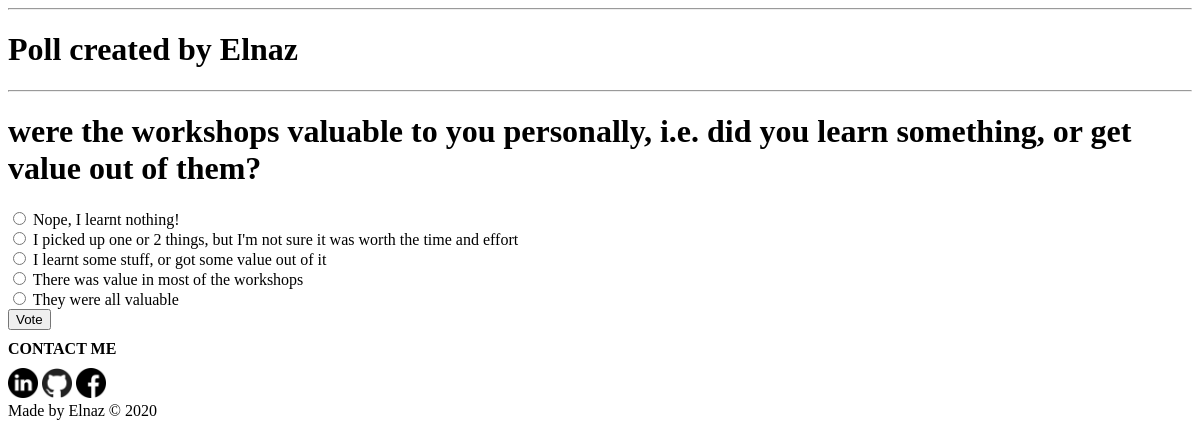
Screenshot of /polls/7/ with the database file from the repository.
### polls/models.py (models this page shows, shortened)
class Question(models.Model):
    question_text = models.CharField(max_length =200)
    pub_date = models.DateTimeField('date published')

class Choice(models.Model):
    question = models.ForeignKey(Question, on_delete = models.CASCADE)
    choice_text = models.CharField(max_length =200)
    votes = models.IntegerField(default =0)

### polls/views.py (the view)
# urls.py: path('<int:pk>/', views.DetailView.as_view(), name='detail'),
class DetailView(generic.DetailView):
    model = Question
    template_name = 'polls/detail.html'

### polls/templates/polls/detail.html (shortened to what this page needs)
{% extends 'polls/base.html' %}
{% block main_content %}
<h1>{{ question.question_text }}</h1>
<form action="{% url 'polls:vote' question.id %}" method="post">
{% for choice in question.choice_set.all %}
    <input type="radio" name="choice" id="choice{{ forloop.counter }}" value="{{ choice.id }}">
    <label for="choice{{ forloop.counter }}">{{ choice.choice_text }}</label><br>
{% endfor %}
<input type="submit" value="Vote">
</form>
{% endblock %}

### polls/static/style.css (style rules this page uses)
body { background: white url("images/background.gif") no-repeat; }

### rows the page displays
Question: question_text "were the workshops valuable to you personally, i.e. did you learn something, or get value out of them?"
Choice: choice_text "Nope, I learnt nothing!"
Choice: choice_text "I picked up one or 2 things, but I'm not sure it was worth the time and effort"
Choice: choice_text "I learnt some stuff, or got some value out of it"
Choice: choice_text "There was value in most of the workshops"
Choice: choice_text "They were all valuable"
